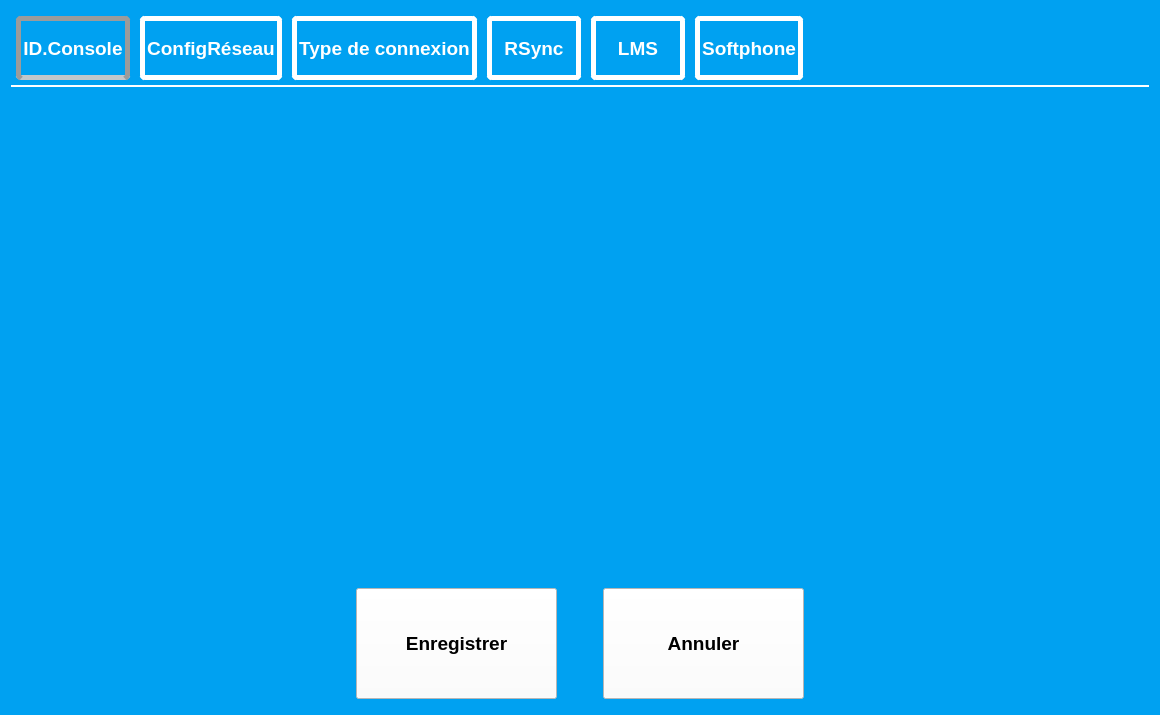
<?xml version="1.0" encoding="UTF-8"?>
<ui version="4.0">
 <class>SettingSystem</class>
 <widget class="QWidget" name="SettingSystem">
  <property name="geometry">
   <rect>
    <x>0</x>
    <y>0</y>
    <width>1160</width>
    <height>715</height>
   </rect>
  </property>
  <property name="minimumSize">
   <size>
    <width>901</width>
    <height>480</height>
   </size>
  </property>
  <property name="windowTitle">
   <string>Form</string>
  </property>
  <property name="styleSheet">
   <string notr="true">QWidget{
background-color: rgb(0, 161, 241);
}
QToolTip{	
	border:1px white;	
	border-radius:0px;  
	font : 15pt;
	background-color: rgb(114, 114, 114);
	color: rgb(255, 255, 255);	    	
}</string>
  </property>
  <layout class="QGridLayout" name="gridLayout">
   <item row="1" column="0">
    <widget class="QTabWidget" name="tabWidget">
     <property name="font">
      <font>
       <pointsize>14</pointsize>
       <weight>75</weight>
       <bold>true</bold>
      </font>
     </property>
     <property name="layoutDirection">
      <enum>Qt::LeftToRight</enum>
     </property>
     <property name="styleSheet">
      <string notr="true">QTabWidget::pane { /* The tab widget frame */
     border-top: 2px solid rgb(255, 255, 255);
     position: absolute;
     top: -0.5em;
 }
 
 QTabWidget::tab-bar {
     alignment: center;

 }
 
 /* Style the tab using the tab sub-control. Note that
     it reads QTabBar _not_ QTabWidget */
 QTabBar::tab {
     border:5px solid rgb(255,255,255);
border-radius:5px;
margin:5px;
	color: rgb(255, 255, 255);
     alignment: center;
     min-width: 80px;
	min-height: 50px;
     padding: 2px;
 }
 
 
QTabBar::tab:selected {
     border-color: #9B9B9B;
     border-bottom-color: #C2C7CB; /* same as pane color */
 }</string>
     </property>
     <property name="tabPosition">
      <enum>QTabWidget::North</enum>
     </property>
     <property name="tabShape">
      <enum>QTabWidget::Rounded</enum>
     </property>
     <property name="currentIndex">
      <number>0</number>
     </property>
     <property name="elideMode">
      <enum>Qt::ElideNone</enum>
     </property>
     <widget class="QWidget" name="P_ID_Console">
      <property name="font">
       <font>
        <pointsize>19</pointsize>
       </font>
      </property>
      <attribute name="title">
       <string>ID.Console</string>
      </attribute>
     </widget>
     <widget class="QWidget" name="P_network">
      <attribute name="title">
       <string>ConfigRéseau</string>
      </attribute>
     </widget>
     <widget class="QWidget" name="P_Periph">
      <attribute name="title">
       <string>Type de connexion</string>
      </attribute>
     </widget>
     <widget class="QWidget" name="P_Parameter_Rsync">
      <attribute name="title">
       <string>RSync</string>
      </attribute>
     </widget>
     <widget class="QWidget" name="P_ID_LMS">
      <attribute name="title">
       <string>LMS</string>
      </attribute>
     </widget>
     <widget class="QWidget" name="P_Parameter_Softphone">
      <attribute name="title">
       <string>Softphone</string>
      </attribute>
     </widget>
    </widget>
   </item>
   <item row="2" column="0">
    <layout class="QHBoxLayout" name="horizontalLayout">
     <property name="margin">
      <number>5</number>
     </property>
     <item>
      <spacer name="horizontalSpacer">
       <property name="orientation">
        <enum>Qt::Horizontal</enum>
       </property>
       <property name="sizeHint" stdset="0">
        <size>
         <width>40</width>
         <height>20</height>
        </size>
       </property>
      </spacer>
     </item>
     <item>
      <widget class="QPushButton" name="B_Save">
       <property name="minimumSize">
        <size>
         <width>201</width>
         <height>111</height>
        </size>
       </property>
       <property name="maximumSize">
        <size>
         <width>201</width>
         <height>111</height>
        </size>
       </property>
       <property name="font">
        <font>
         <pointsize>14</pointsize>
         <weight>75</weight>
         <bold>true</bold>
        </font>
       </property>
       <property name="styleSheet">
        <string notr="true">QPushButton{
 background-color: rgb(255, 255, 255);
}

QPushButton:pressed{ 
	background-color: rgb(222, 222, 222);
}</string>
       </property>
       <property name="text">
        <string>Enregistrer</string>
       </property>
      </widget>
     </item>
     <item>
      <spacer name="horizontalSpacer_3">
       <property name="orientation">
        <enum>Qt::Horizontal</enum>
       </property>
       <property name="sizeType">
        <enum>QSizePolicy::Fixed</enum>
       </property>
       <property name="sizeHint" stdset="0">
        <size>
         <width>40</width>
         <height>20</height>
        </size>
       </property>
      </spacer>
     </item>
     <item>
      <widget class="QPushButton" name="B_Cancel">
       <property name="minimumSize">
        <size>
         <width>201</width>
         <height>111</height>
        </size>
       </property>
       <property name="maximumSize">
        <size>
         <width>201</width>
         <height>111</height>
        </size>
       </property>
       <property name="font">
        <font>
         <pointsize>14</pointsize>
         <weight>75</weight>
         <bold>true</bold>
        </font>
       </property>
       <property name="styleSheet">
        <string notr="true">QPushButton{
 background-color: rgb(255, 255, 255);
}

QPushButton:pressed{ 
	background-color: rgb(222, 222, 222);
}</string>
       </property>
       <property name="text">
        <string>Annuler</string>
       </property>
      </widget>
     </item>
     <item>
      <spacer name="horizontalSpacer_2">
       <property name="orientation">
        <enum>Qt::Horizontal</enum>
       </property>
       <property name="sizeHint" stdset="0">
        <size>
         <width>40</width>
         <height>20</height>
        </size>
       </property>
      </spacer>
     </item>
    </layout>
   </item>
  </layout>
 </widget>
 <resources/>
 <connections/>
</ui>
